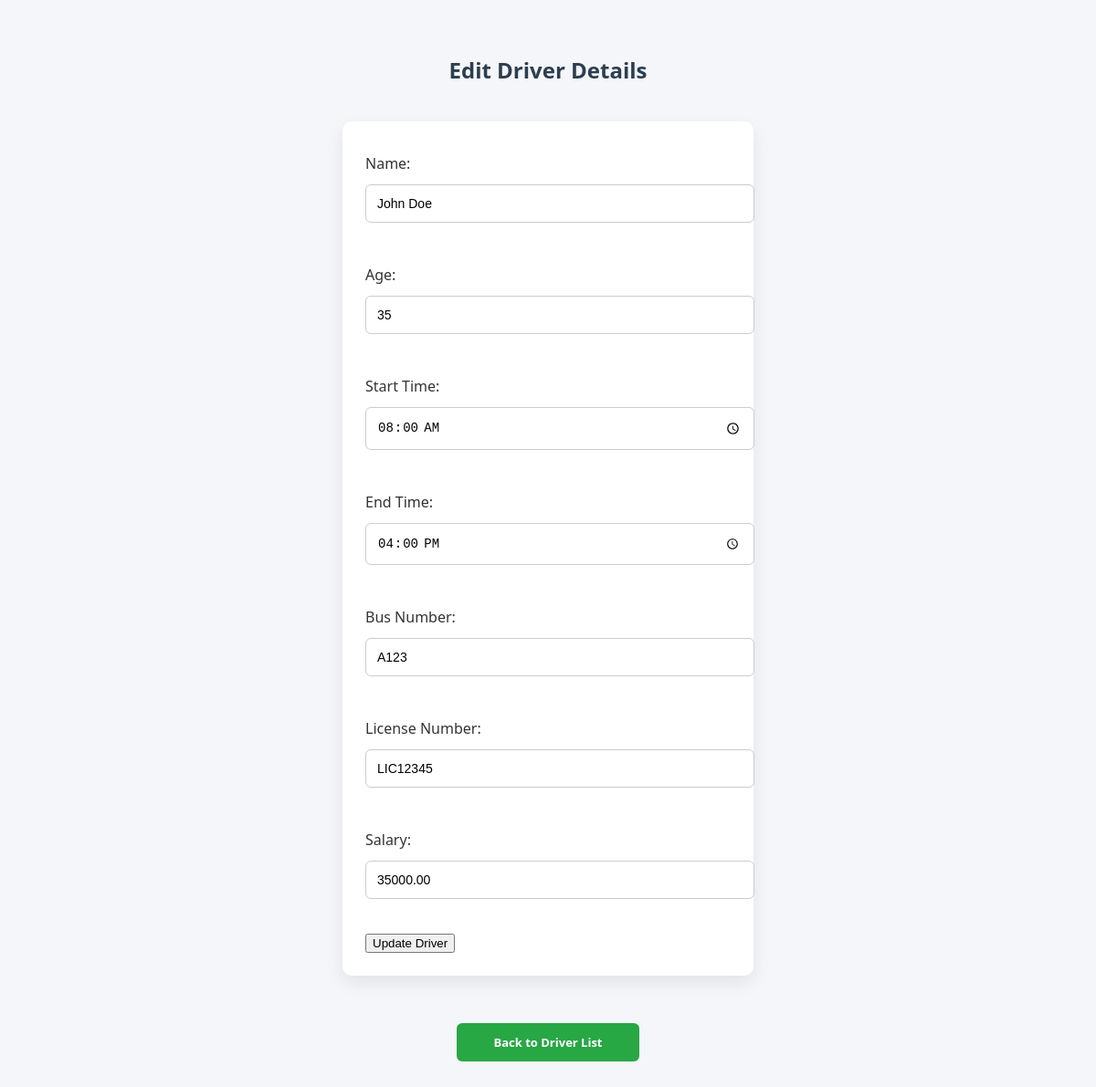
The page /edit.php?id=1 on the database its author committed.
### tables this page shows
CREATE TABLE IF NOT EXISTS drivers (
    id INT AUTO_INCREMENT PRIMARY KEY,      
    name VARCHAR(100) NOT NULL,              
    age INT NOT NULL,                       
    start_time TIME NOT NULL,               
    end_time TIME NOT NULL,                 
    bus_number VARCHAR(50) NOT NULL,        
    license_number VARCHAR(50) NOT NULL,    
    salary DECIMAL(10, 2) NOT NULL          
);

### edit.php (the view, shortened to what this page needs)
<?php
include 'db.php';
if (isset($_GET['id'])) {
    $driver_id = $_GET['id'];
    $sql = "SELECT * FROM drivers WHERE id = $driver_id";
    $result = $conn->query($sql);
    if ($result->num_rows == 1) {
        $row = $result->fetch_assoc();
    } else {
        echo "Driver not found!";
        exit;
    }
} else {
    echo "No ID parameter provided!";
    exit;
}
?>
<!DOCTYPE html>
<html lang="en">
<head>
    <link rel="stylesheet" href="style.css">
</head>
<body>
    <h2>Edit Driver Details</h2>
    <form method="POST" action="edit.php?id=<?php echo $driver_id; ?>">
        <label for="name">Name:</label>
        <input type="text" id="name" name="name" value="<?php echo $row['name']; ?>" required><br><br>
        <label for="age">Age:</label>
        <input type="number" id="age" name="age" value="<?php echo $row['age']; ?>" required><br><br>
        <label for="start_time">Start Time:</label>
        <input type="time" id="start_time" name="start_time" value="<?php echo $row['start_time']; ?>" required><br><br>
        <label for="end_time">End Time:</label>
        <input type="time" id="end_time" name="end_time" value="<?php echo $row['end_time']; ?>" required><br><br>
        <label for="bus_number">Bus Number:</label>
        <input type="text" id="bus_number" name="bus_number" value="<?php echo $row['bus_number']; ?>" required><br><br>
        <label for="license_number">License Number:</label>
        <input type="text" id="license_number" name="license_number" value="<?php echo $row['license_number']; ?>" required><br><br>
        <label for="salary">Salary:</label>
        <input type="number" step="0.01" id="salary" name="salary" value="<?php echo $row['salary']; ?>" required><br><br>
        <button type="submit">Update Driver</button>
    </form>
    <br>
    <a href="index.php" class="btn">Back to Driver List</a>
</body>
</html>

### style.css (style rules this page uses)
body { font-family: 'Segoe UI', Tahoma, Geneva, Verdana, sans-serif; background-color: #f4f6f9; margin: 0; padding: 40px 20px; color: #333; }
h2 { text-align: center; color: #2c3e50; margin-bottom: 40px; }
a.btn { display: block; width: 160px; margin: 0 auto 30px; text-align: center; padding: 12px 20px; background-color: #28a745; color: #fff; font-weight: bold; text-decoration: none; border-radius: 6px; transition: background-color 0.3s ease; }
.btn, .btn-delete { padding: 8px 14px; font-size: 13px; border: none; border-radius: 4px; cursor: pointer; color: #fff; transition: background-color 0.3s ease; }
.btn { background-color: #007bff; }
form { width: 100%; max-width: 400px; margin: 30px auto; padding: 25px; background-color: #ffffff; border-radius: 10px; box-shadow: 0 8px 20px rgba(0, 0, 0, 0.08); }
form label { display: block; margin: 10px 0 6px; font-weight: 500; color: #333; }
form input[type="text"], form input[type="number"], form input[type="time"], form input[type="submit"] { width: 100%; padding: 12px; margin: 6px 0 14px; border: 1px solid #ccc; border-radius: 6px; font-size: 14px; }

### rows shown on the page
drivers: name "John Doe", age "35", start_time "08:00:00", end_time "16:00:00", bus_number "A123", license_number "LIC12345", salary "35000.00"
